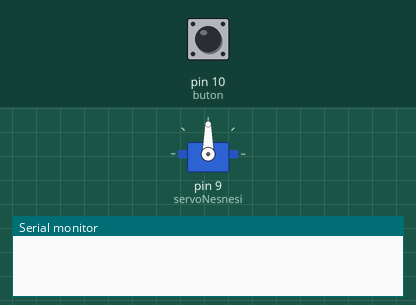
A sketch run on a simulated Arduino Uno, built with avr-gcc and run on an emulated ATmega328P. Shown: servo, the last lines printed to the serial monitor. The test bench sets the inputs (shaded band); at power-on: pin 10 (buton) LOW.

Above: at 1.2 s.
1.3 s: pin 10 (buton) pulled HIGH for 1 s
At 1.6 s:
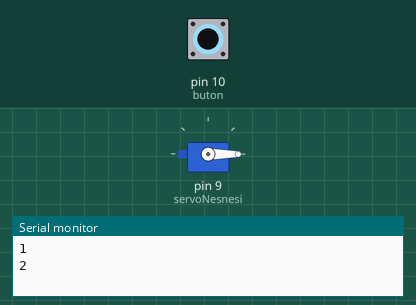
3.8 s: pin 10 (buton) pulled HIGH for 0.15 s
At 4.4 s:
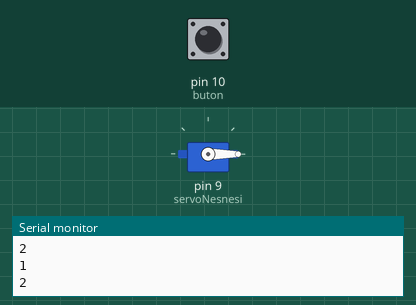
5.4 s: pin 10 (buton) pulled HIGH for 3.2 s
At 5.5 s:
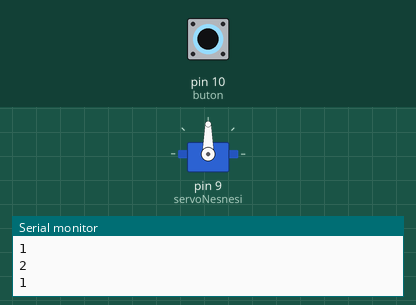
Timing chart, 0 to 9.9 s (numbered marks = the images above; inputs shaded):
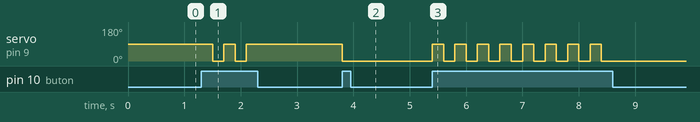

The sketch:

servo_deneme.ino
```cpp
#include <Servo.h>  /* Servo kutuphanesi projeye dahil edildi */
Servo servoNesnesi;  /* servo motor nesnesi yaratildi */
#define buton 10
int durum = 0;
int sayac=0;
void setup()
{
  Serial.begin(9600);
  servoNesnesi.attach(9);  /* Servo motor 9 numarali pine baglandi */
  pinMode(buton,INPUT);
}

void loop()
{
  durum= digitalRead(buton);
  if(durum==HIGH)
  {
    sayac=sayac+1;
    Serial.println(sayac);
    if(sayac==1)
    {
      servoNesnesi.write(90);
      delay(100);
    }
    else if (sayac==2)
    {
      servoNesnesi.write(-90);
      sayac=0;
      delay(100);
    }
    delay(100);
  }
//  if (sayac=='49')
//  {
//    servoNesnesi.write(90);
//    Serial.print(sayac);
//  }
//  else
//  {
//    servoNesnesi.write(0);
//  }

     /* Motor mili 20. dereceye donuyor */
}
```

Measured:
- after the input at 1.3 s, servo on pin 9 (servoNesnesi): alternates 90° for 0.20 s and 0° for 0.20 s, 4 changes in all, then stays 90°, starting after 0.20 s
- after the input at 3.8 s, servo on pin 9 (servoNesnesi): 90° → 0° at once
- after the input at 5.4 s, servo on pin 9 (servoNesnesi): alternates 90° for 0.20 s and 0° for 0.20 s, 16 changes in all, then stays 0°, starting at once
